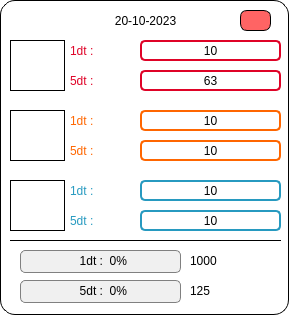
<?xml version="1.0" encoding="UTF-8"?>
<ui version="4.0">
 <class>Form</class>
 <widget class="QWidget" name="Form">
  <property name="geometry">
   <rect>
    <x>0</x>
    <y>0</y>
    <width>289</width>
    <height>315</height>
   </rect>
  </property>
  <property name="windowTitle">
   <string>Form</string>
  </property>
  <property name="styleSheet">
   <string notr="true">background:white;
border-radius:15px;border:1px solid black;</string>
  </property>
  <widget class="QLabel" name="ooredoo_5dt">
   <property name="geometry">
    <rect>
     <x>140</x>
     <y>70</y>
     <width>141</width>
     <height>21</height>
    </rect>
   </property>
   <property name="styleSheet">
    <string notr="true">font: 14pt &quot;Bauhaus 93&quot;;background:transparent;
color: rgb(0,0,0
);
border:2px solid rgb(223, 3, 39);border-radius:5px</string>
   </property>
   <property name="text">
    <string>63</string>
   </property>
   <property name="alignment">
    <set>Qt::AlignCenter</set>
   </property>
  </widget>
  <widget class="QLabel" name="ooredoo_1dt">
   <property name="geometry">
    <rect>
     <x>140</x>
     <y>40</y>
     <width>141</width>
     <height>21</height>
    </rect>
   </property>
   <property name="styleSheet">
    <string notr="true">font: 14pt &quot;Bauhaus 93&quot;;
color: rgb(0,0,0
);
background:transparent;
border:2px solid rgb(223, 3, 39);border-radius:5px</string>
   </property>
   <property name="text">
    <string>10</string>
   </property>
   <property name="alignment">
    <set>Qt::AlignCenter</set>
   </property>
  </widget>
  <widget class="QLabel" name="date">
   <property name="geometry">
    <rect>
     <x>0</x>
     <y>0</y>
     <width>291</width>
     <height>41</height>
    </rect>
   </property>
   <property name="styleSheet">
    <string notr="true">color:black;
border:0px;
font: 20pt &quot;Bauhaus 93&quot;;
background:transparent;</string>
   </property>
   <property name="text">
    <string>20-10-2023</string>
   </property>
   <property name="alignment">
    <set>Qt::AlignCenter</set>
   </property>
  </widget>
  <widget class="QProgressBar" name="total_1dt_pb">
   <property name="geometry">
    <rect>
     <x>20</x>
     <y>250</y>
     <width>161</width>
     <height>23</height>
    </rect>
   </property>
   <property name="styleSheet">
    <string notr="true"> QProgressBar {
                border: 1px solid gray;
                border-radius: 5px;
                background-color: #f0f0f0;
                text-align: center;
            }

            QProgressBar::chunk {
                background-color: rgb(78, 255, 173);
                width: 10px;

            }</string>
   </property>
   <property name="value">
    <number>0</number>
   </property>
   <property name="format">
    <string>  1dt :  %p%</string>
   </property>
  </widget>
  <widget class="QLabel" name="total_1dt">
   <property name="geometry">
    <rect>
     <x>190</x>
     <y>250</y>
     <width>91</width>
     <height>21</height>
    </rect>
   </property>
   <property name="styleSheet">
    <string notr="true">border:0px;font: 12pt &quot;Bauhaus 93&quot;;
color: black;background:transparent;</string>
   </property>
   <property name="text">
    <string>1000</string>
   </property>
  </widget>
  <widget class="QProgressBar" name="total_5dt_pb">
   <property name="geometry">
    <rect>
     <x>20</x>
     <y>280</y>
     <width>161</width>
     <height>23</height>
    </rect>
   </property>
   <property name="styleSheet">
    <string notr="true"> QProgressBar {
                border: 1px solid gray;
                border-radius: 5px;
                background-color: #f0f0f0;
                text-align: center;
            }

            QProgressBar::chunk {
                background-color: rgb(78, 255, 173);
                width: 10px;
            }</string>
   </property>
   <property name="value">
    <number>0</number>
   </property>
   <property name="format">
    <string>  5dt :  %p%</string>
   </property>
  </widget>
  <widget class="QLabel" name="total_5dt">
   <property name="geometry">
    <rect>
     <x>190</x>
     <y>280</y>
     <width>101</width>
     <height>21</height>
    </rect>
   </property>
   <property name="styleSheet">
    <string notr="true">border:0px;background:transparent;font: 12pt &quot;Bauhaus 93&quot;;
color: black;</string>
   </property>
   <property name="text">
    <string>125</string>
   </property>
  </widget>
  <widget class="QLabel" name="orange_1dt">
   <property name="geometry">
    <rect>
     <x>140</x>
     <y>110</y>
     <width>141</width>
     <height>21</height>
    </rect>
   </property>
   <property name="styleSheet">
    <string notr="true">background:transparent;font: 14pt &quot;Bauhaus 93&quot;;
color: rgb(0,0,0
);
border:2px solid rgb(255, 102, 0);border-radius:5px</string>
   </property>
   <property name="text">
    <string>10</string>
   </property>
   <property name="alignment">
    <set>Qt::AlignCenter</set>
   </property>
  </widget>
  <widget class="QLabel" name="orange_5dt">
   <property name="geometry">
    <rect>
     <x>140</x>
     <y>140</y>
     <width>141</width>
     <height>21</height>
    </rect>
   </property>
   <property name="styleSheet">
    <string notr="true">background:transparent;font: 14pt &quot;Bauhaus 93&quot;;
color: rgb(0,0,0
);
border:2px solid rgb(255, 102, 0);border-radius:5px</string>
   </property>
   <property name="text">
    <string>10</string>
   </property>
   <property name="alignment">
    <set>Qt::AlignCenter</set>
   </property>
  </widget>
  <widget class="QLabel" name="telecom_1dt">
   <property name="geometry">
    <rect>
     <x>140</x>
     <y>180</y>
     <width>141</width>
     <height>21</height>
    </rect>
   </property>
   <property name="styleSheet">
    <string notr="true">background:transparent;font: 14pt &quot;Bauhaus 93&quot;;
color: rgb(0,0,0
);
border:2px solid rgb(39, 154, 192);border-radius:5px</string>
   </property>
   <property name="text">
    <string>10</string>
   </property>
   <property name="alignment">
    <set>Qt::AlignCenter</set>
   </property>
  </widget>
  <widget class="QLabel" name="telecom_5dt">
   <property name="geometry">
    <rect>
     <x>140</x>
     <y>210</y>
     <width>141</width>
     <height>21</height>
    </rect>
   </property>
   <property name="styleSheet">
    <string notr="true">background:transparent;font: 14pt &quot;Bauhaus 93&quot;;
color: rgb(0,0,0
);
border:2px solid rgb(39, 154, 192);border-radius:5px</string>
   </property>
   <property name="text">
    <string>10</string>
   </property>
   <property name="alignment">
    <set>Qt::AlignCenter</set>
   </property>
  </widget>
  <widget class="QLabel" name="ooredoo_logo">
   <property name="geometry">
    <rect>
     <x>10</x>
     <y>40</y>
     <width>55</width>
     <height>51</height>
    </rect>
   </property>
   <property name="styleSheet">
    <string notr="true">border-radius:0px;</string>
   </property>
   <property name="text">
    <string/>
   </property>
   <property name="pixmap">
    <pixmap>télécharger (3).png</pixmap>
   </property>
   <property name="scaledContents">
    <bool>true</bool>
   </property>
  </widget>
  <widget class="QLabel" name="label_8">
   <property name="geometry">
    <rect>
     <x>70</x>
     <y>130</y>
     <width>55</width>
     <height>41</height>
    </rect>
   </property>
   <property name="styleSheet">
    <string notr="true">background:transparent;font: 16pt &quot;Bauhaus 93&quot;;
color: rgb(255, 102, 0);border:0px;</string>
   </property>
   <property name="text">
    <string>5dt :</string>
   </property>
  </widget>
  <widget class="QLabel" name="telecom_logo">
   <property name="geometry">
    <rect>
     <x>10</x>
     <y>180</y>
     <width>55</width>
     <height>51</height>
    </rect>
   </property>
   <property name="styleSheet">
    <string notr="true">border-radius:0px;</string>
   </property>
   <property name="text">
    <string/>
   </property>
   <property name="pixmap">
    <pixmap>Tunisie-Telecom.jpg</pixmap>
   </property>
   <property name="scaledContents">
    <bool>true</bool>
   </property>
  </widget>
  <widget class="QLabel" name="label_7">
   <property name="geometry">
    <rect>
     <x>70</x>
     <y>110</y>
     <width>55</width>
     <height>21</height>
    </rect>
   </property>
   <property name="styleSheet">
    <string notr="true">background:transparent;font: 16pt &quot;Bauhaus 93&quot;;
color: rgb(255, 102, 0);border:0px;</string>
   </property>
   <property name="text">
    <string>1dt :</string>
   </property>
  </widget>
  <widget class="QLabel" name="orange_logo">
   <property name="geometry">
    <rect>
     <x>10</x>
     <y>110</y>
     <width>55</width>
     <height>51</height>
    </rect>
   </property>
   <property name="styleSheet">
    <string notr="true">border-radius:0px;</string>
   </property>
   <property name="text">
    <string/>
   </property>
   <property name="pixmap">
    <pixmap>télécharger.png</pixmap>
   </property>
   <property name="scaledContents">
    <bool>true</bool>
   </property>
  </widget>
  <widget class="QLabel" name="label_9">
   <property name="geometry">
    <rect>
     <x>70</x>
     <y>180</y>
     <width>55</width>
     <height>21</height>
    </rect>
   </property>
   <property name="styleSheet">
    <string notr="true">background:transparent;font: 16pt &quot;Bauhaus 93&quot;;
color: rgb(39, 154, 192);border:0px;</string>
   </property>
   <property name="text">
    <string>1dt :</string>
   </property>
  </widget>
  <widget class="QLabel" name="label_5">
   <property name="geometry">
    <rect>
     <x>70</x>
     <y>60</y>
     <width>55</width>
     <height>41</height>
    </rect>
   </property>
   <property name="styleSheet">
    <string notr="true">background:transparent;font: 16pt &quot;Bauhaus 93&quot;;
color: rgb(223, 3, 39);border:0px;</string>
   </property>
   <property name="text">
    <string>5dt :</string>
   </property>
  </widget>
  <widget class="QLabel" name="label_6">
   <property name="geometry">
    <rect>
     <x>70</x>
     <y>200</y>
     <width>55</width>
     <height>41</height>
    </rect>
   </property>
   <property name="styleSheet">
    <string notr="true">background:transparent;font: 16pt &quot;Bauhaus 93&quot;;
color: rgb(39, 154, 192);border:0px;</string>
   </property>
   <property name="text">
    <string>5dt :</string>
   </property>
  </widget>
  <widget class="QLabel" name="label_4">
   <property name="geometry">
    <rect>
     <x>70</x>
     <y>40</y>
     <width>55</width>
     <height>21</height>
    </rect>
   </property>
   <property name="styleSheet">
    <string notr="true">font: 16pt &quot;Bauhaus 93&quot;;
color: rgb(223, 3, 39);
border:0px;
background:transparent;</string>
   </property>
   <property name="text">
    <string>1dt :</string>
   </property>
  </widget>
  <widget class="QPushButton" name="delete_">
   <property name="geometry">
    <rect>
     <x>240</x>
     <y>10</y>
     <width>31</width>
     <height>21</height>
    </rect>
   </property>
   <property name="styleSheet">
    <string notr="true">QPushButton{
background:rgb(255,100,100)
;border-radius:7px;
border:1px solid black;
}
QPushButton:pressed{
border:1px solid white;
}
QWidget:hover{

background:rgb(255,140,140)


}

QToolTip{color:rgb(255,255,255);
background:rgb(50,50,50);
border:1px solid white;}</string>
   </property>
   <property name="text">
    <string/>
   </property>
   <property name="icon">
    <iconset>
     <normaloff>delete (2).png</normaloff>delete (2).png</iconset>
   </property>
   <property name="iconSize">
    <size>
     <width>15</width>
     <height>15</height>
    </size>
   </property>
  </widget>
  <widget class="Line" name="line">
   <property name="geometry">
    <rect>
     <x>10</x>
     <y>220</y>
     <width>271</width>
     <height>21</height>
    </rect>
   </property>
   <property name="styleSheet">
    <string notr="true">border:0px;border-bottom:1px solid black;background:transparent;</string>
   </property>
   <property name="orientation">
    <enum>Qt::Horizontal</enum>
   </property>
  </widget>
 </widget>
 <resources/>
 <connections>
  <connection>
   <sender>delete_</sender>
   <signal>clicked()</signal>
   <receiver>Form</receiver>
   <slot>close()</slot>
   <hints>
    <hint type="sourcelabel">
     <x>250</x>
     <y>21</y>
    </hint>
    <hint type="destinationlabel">
     <x>298</x>
     <y>1</y>
    </hint>
   </hints>
  </connection>
 </connections>
</ui>
